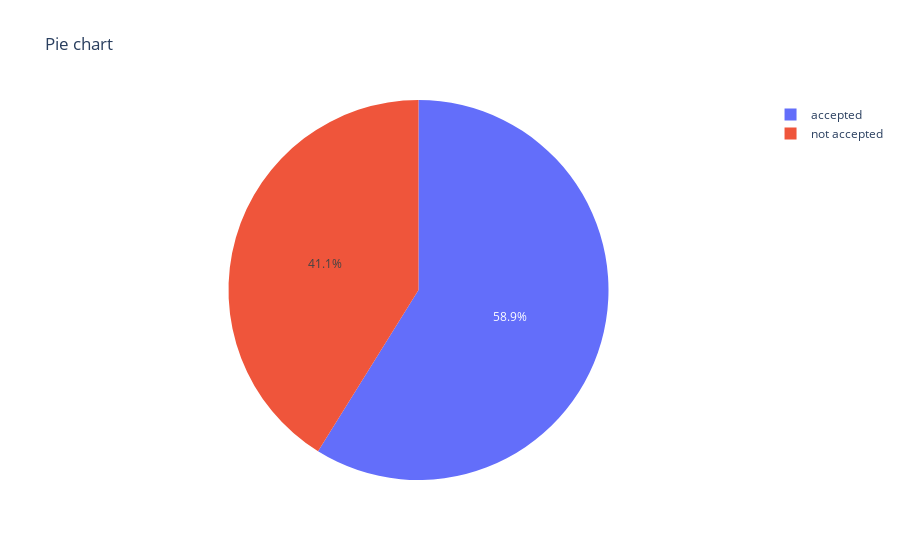

The code cell stored with this chart in its notebook:
### Code cell
fig = px.pie(df, values=x, names=labels,title='Pie chart')
fig.show()

### Figure 1 — Plotly figure (JSON) as saved in the notebook; plotly's stock layout.template omitted (floating-point values rounded to 4 significant figures)
{"data": [{"domain": {"x": [0, 1], "y": [0, 1]}, "hovertemplate": "label=%{label}<br>value=%{value}<extra></extra>", "labels": ["accepted", "not accepted"], "legendgroup": "", "name": "", "showlegend": true, "type": "pie", "values": [30444, 21273]}], "layout": {"legend": {"tracegroupgap": 0}, "title": {"text": "Pie chart"}}}
